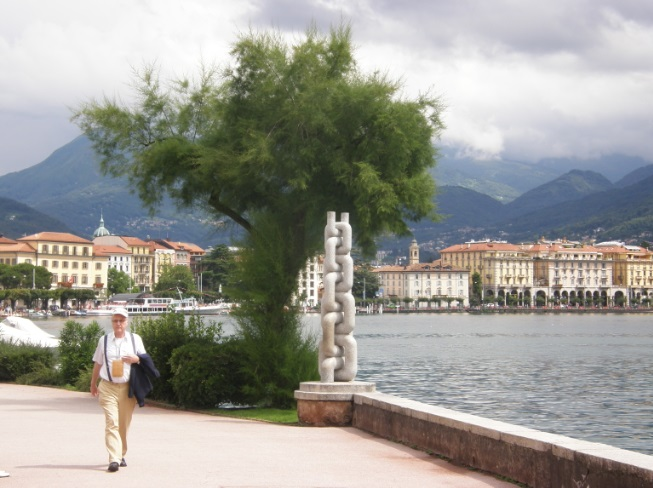
#> input picture chain_small.jpg, 653 x 488 px, found by its file name
$ jupyter execute SVD_application.ipynb   (shell and % lines are left out)
#> lines starting #> are read from the running program, lines starting #| are printed output that depends on the picture; long printed decimals are rounded
# Lab 3

## Singular value decomposition and it's application

### Compressing data using SVD = low-rank matrix approximation

**Technical details (SVD in Python, data visualization)**

I will use the following way to get SVD in Python:

`import scipy.linalg as sla`

`U, S, Vt = sla.svd(X, full_matrices=False)`

Considering that it is difficult to draw conclusions without data visualization, I will use the matplotlib and seaborn libraries and it's basic plotting fuctions such as `plot`, `hist`, `scatter` and `bar`.

### Task 1. Data compression

The process of importing a photo:

[cell 1]
import numpy as np
from skimage.io import imread

img = imread(r'chain_small.JPG')
#> img is the input picture: shape (488, 653, 3); mean R, G, B 154.9, 154.4, 147.8
img = img.mean(axis=2) # это матрица из интенсивностей серого цвета; её уже можно подвергать SVD
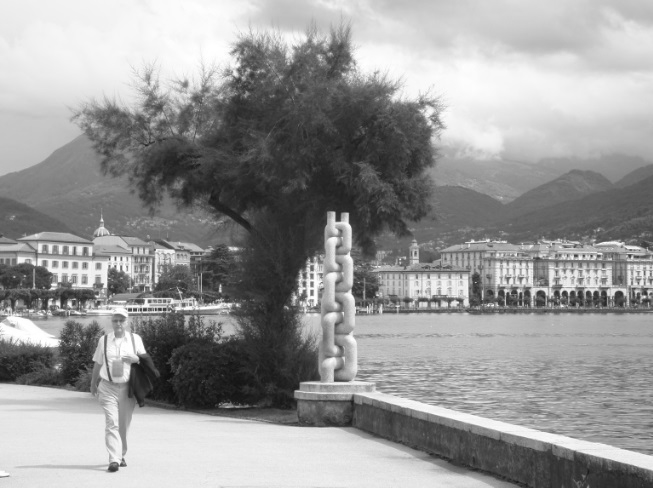
#> img: shape (488, 653) float64; min 15, max 255, mean 152.4

Drawing it:

[cell 2]
import matplotlib.pyplot as plt

imgplot = plt.imshow(img, cmap='gray')

Now we are going to calculate singular value decomposition

[cell 3]
from numpy.linalg import svd

U, S, VT = svd(img, full_matrices=False)
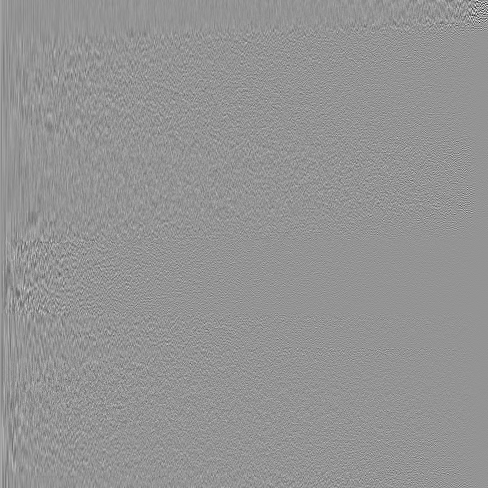
#> U: shape (488, 488) float64; min -0.58, max 0.419, mean 8.37e-05; drawn with min black and max white
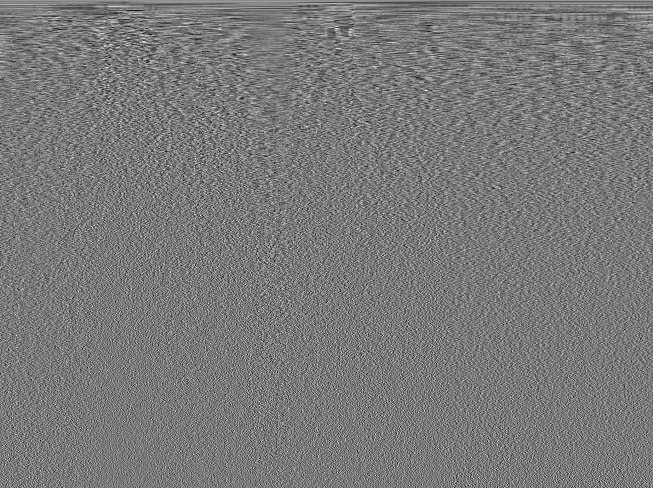
#> VT: shape (488, 653) float64; min -0.196, max 0.214, mean 8.81e-05; drawn with min black and max white
#> S = 488 values, max 89798.6 at index 0, min 2.82 at index 487, mean 568

**1.** Now we would like to see how quickly the values of the diagonal elements of $\Sigma$ decrease:

[cell 4]
#╰( ͡° ͜ʖ ͡° )つ──☆*:・ﾟ
plt.plot(S, 'g')
plt.title('Diagonal elements value of Σ')
plt.show()
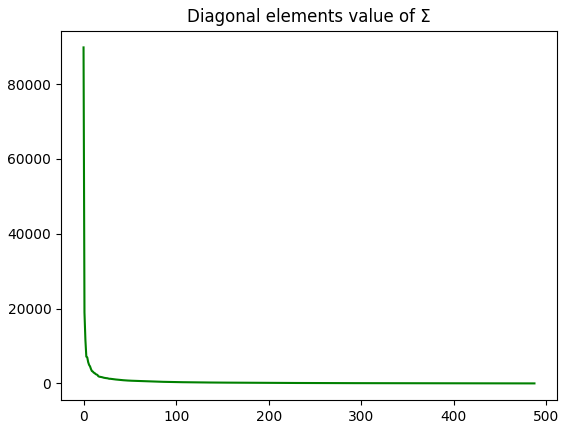
#> figure drawn by matplotlib, 1 panel; curve peaks at x = 0, y = 89798.6

It seems that they decrease quickly enough and there is a hope that the first few components will give a picture close to the original one.

**2.** Now let's try to visualize the most dominant singular value (the first one).

[cell 5]
#╰( ͡° ͜ʖ ͡° )つ──☆*:・ﾟ
First = np.array([U[:, 0]]).T @ np.array([VT[0, :]]) * S[0]
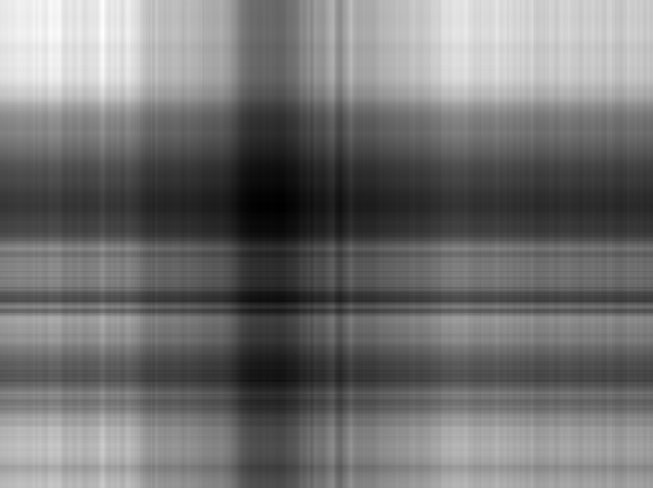
#> First: shape (488, 653) float64; min 58.42, max 267.9, mean 152.7; drawn with min black and max white
plt.imshow(First, cmap='gray')
plt.title('The most dominant singular value')
plt.show()

Basically, the picture matched my expectations -- it would be surprising if an approximation of rank 1 was enough to render the image. Note, however, that the brightness and contrast of the picture are transmitted correctly. You can notice the effect by the dark stripe closer to the center of the picture - this is a tree from the original image.

**3.** Now we will try to visualize 20 largest singular values; 50 largest singular values; 20th to 100th singular values and 20th to the last singular values.

[cell 6]
#╰( ͡° ͜ʖ ͡° )つ──☆*:・ﾟ
Second = U[:,0:20] @ np.diag(S[0:20]) @ VT[0:20,:]
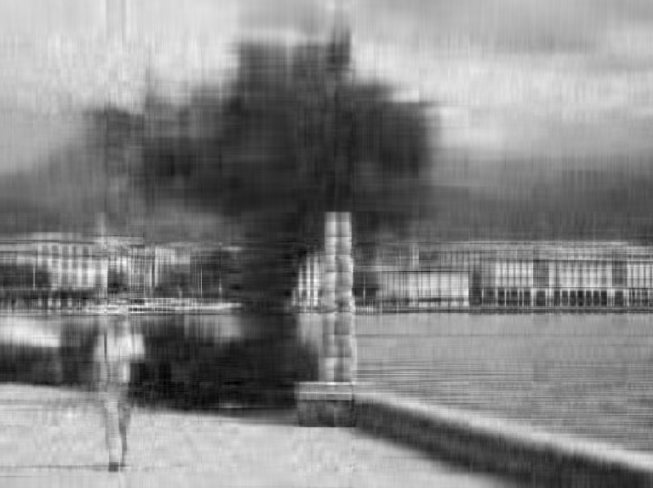
#> Second: shape (488, 653) float64; min 0.264, max 290.2, mean 152.4; drawn with min black and max white
plt.imshow(Second, cmap='gray')
plt.title('20 largest singular values')
plt.show()

[cell 7]
Third = U[:,0:50] @ np.diag(S[0:50]) @ VT[0:50,:]
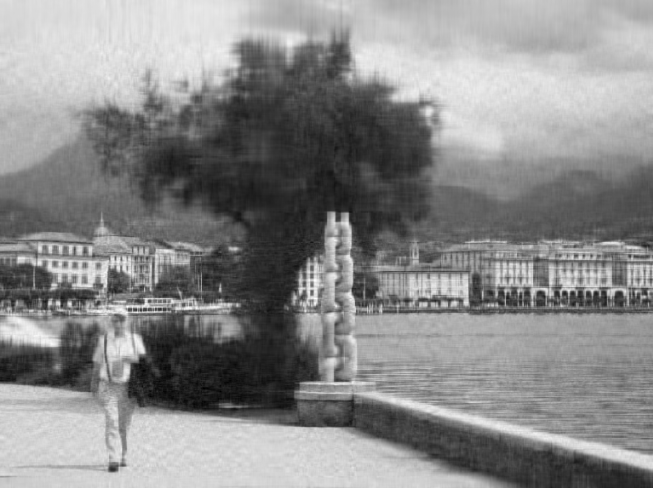
#> Third: shape (488, 653) float64; min 3.37, max 279.1, mean 152.4; drawn with min black and max white
plt.imshow(Third, cmap='gray')
plt.title('50 largest singular values')
plt.show()

[cell 8]
Fourth = U[:,20:100] @ np.diag(S[20:100]) @ VT[20:100,:]
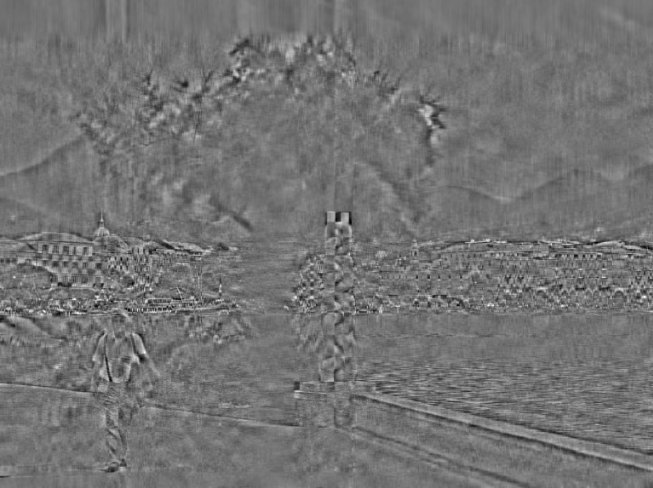
#> Fourth: shape (488, 653) float64; min -93.86, max 113.3, mean 0; drawn with min black and max white
plt.imshow(Fourth, cmap='gray')
plt.title('20th to 100th singular value')
plt.show()

[cell 9]
Fourth = U[:,20:] @ np.diag(S[20:]) @ VT[20:,:]
plt.imshow(Fourth, cmap='gray')
plt.title('20th to the last singular values')
plt.show()

As we can see, the first image correctly reproduces the picture, but not yet clear enough. The second is also not quite clear, but more details of the original picture are visible. The last two visualizations are absolutely unrepresentative, without the first twenty singular values they lose contrast and do not convey where the original picture was light or dark.

**4.** Which singular values we have to take to reproduce the original picture good enough?

Previous experiments have shown us that the first twenty singular values must be taken to convey the basic contrast and brightness of the picture. The following values should be added depending on the definition of "good enough" and the picture itself. In this case, it seems to me that fifty components is not enough and it is worth increasing the number to one hundred. The picture will look like this:

[cell 10]
#╰( ͡° ͜ʖ ͡° )つ──☆*:・ﾟ
Optimal = U[:,0:100] @ np.diag(S[0:100]) @ VT[0:100,:]
plt.imshow(Optimal, cmap='gray')

plt.title('1-100')
plt.show()

**5. [0.15 балла]** Calculations on how much less memory is required to store the new image compared to the original.

It is $n \cdot m = 488 \cdot 653 = 318664$  units of memory required to store to store the original matrix A.

To store the new image we need
 $n \cdot r + m \cdot r + r = 488 \cdot 100 + 653 \cdot 100 + 100 = 114200$ units of memory, that is almost three times less.

[cell 11]
print("Matrix A: (n, m) =", img.shape)
#| Matrix A: (n, m) = (488, 653)
print("Theoretically it is", 318664 / 114200, "times less required.")

**6.**  Calculations on how much less memory is actually occupied by the original matrix and the components of its singular value decomposition.

To answer this question, let's use the `nbytes` function, which calculates how much memory the elements of the matrix consume. We know from previous experience that elements are not all the information that is stored about the matrix in the computer's memory. But this seems to be the best option, since for example `sys.getsizeof` returned an unrealistic number of bytes - it only counts the memory consumption directly associated with the object, and not the memory consumption of the objects that the object refers to. So I can only hope that the additional information about the object does not take up very much memory. It seems, again based on experience, this is a realistic assumption. In general, apart from this additional information about the matrix, everything is fine and our assumptions are correct:

[cell 12]
Memory_input = img.nbytes
#> Memory_input = 2549312
Memory_output = U[:,0:100].nbytes + S[0:100].nbytes + VT[0:100,:].nbytes
#> Memory_output = 913600

print("Original matrix:", Memory_input)
#| Original matrix: 2549312
print("Components of its singular value decomposition:", Memory_output)
#| Components of its singular value decomposition: 913600
print("It takes", Memory_input / Memory_output, "times less memory.")
#| It takes 2.790 times less memory.

### Task 2. Geometric meaning of SVD. Data visualization

**Data visualization**

Above, we discussed that the largest singular values represent the features, the meanings of which, let's say, are the most diverse. Often (though not always) they are the ones that carry the most important information about a dataset. And if you take the first two or three, then you can draw a dataset and look at it - and, possibly, find some kind of structure.

We will load the handwritten digits dataset [MNIST](http://yann.lecun.com/exdb/mnist/) using `dsklearn.datasets.load_digits()`  function.

[cell 13]
from sklearn import datasets

digits = datasets.load_digits()

print(digits.target[0])

plt.imshow(digits.data[0].reshape((8,8)))
plt.show()
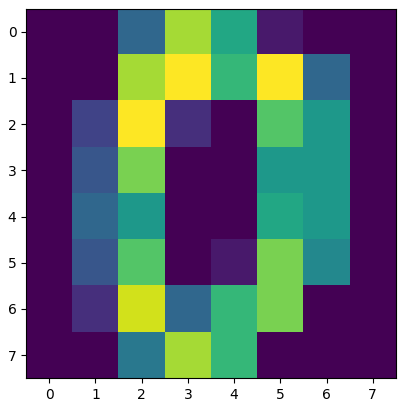
#> figure drawn by matplotlib, 1 panel

**5.** Let's calculate SVD of `digits.data` matrix:

[cell 14]
#╰( ͡° ͜ʖ ͡° )つ──☆*:・ﾟ
U, S, VT = svd(digits.data, full_matrices=False)

**6.** Now I will visualize the data by projecting it onto a plane so that the coordinates of the points correspond to the first two new features.

[cell 15]
#╰( ͡° ͜ʖ ͡° )つ──☆*:・ﾟ
Pr = (U @ np.diag(S))[:,:2]

colors = ['limegreen','lightseagreen','deepskyblue','royalblue','mediumpurple','hotpink','lightpink','coral','orange', 'gold']
number = ['$0$','$1$','$2$','$3$','$4$','$5$','$6$','$7$','$8$','$9$']
plt.figure(figsize=(15, 10))

for i in range(Pr.shape[0]):
    plt.scatter(Pr[i, 0], Pr[i, 1], c = colors[digits.target[i]], marker = number[digits.target[i]])

plt.title('Just projecting')
plt.show()
